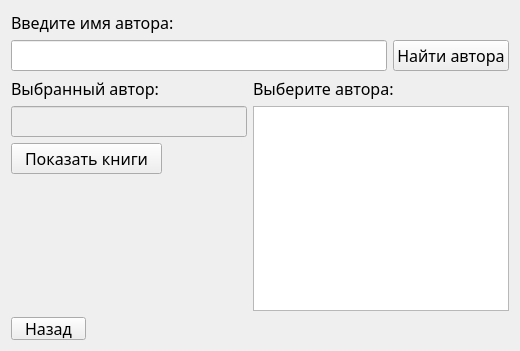
<?xml version="1.0" encoding="UTF-8"?>
<ui version="4.0">
 <class>find_book_by_author</class>
 <widget class="QWidget" name="find_book_by_author">
  <property name="geometry">
   <rect>
    <x>0</x>
    <y>0</y>
    <width>520</width>
    <height>351</height>
   </rect>
  </property>
  <property name="minimumSize">
   <size>
    <width>520</width>
    <height>351</height>
   </size>
  </property>
  <property name="windowTitle">
   <string>Form</string>
  </property>
  <layout class="QGridLayout" name="gridLayout">
   <item row="0" column="0">
    <layout class="QVBoxLayout" name="verticalLayout_4">
     <item>
      <widget class="QLabel" name="label">
       <property name="font">
        <font>
         <family>Segoe Script</family>
         <pointsize>12</pointsize>
        </font>
       </property>
       <property name="text">
        <string>Введите имя автора:</string>
       </property>
      </widget>
     </item>
     <item>
      <layout class="QHBoxLayout" name="horizontalLayout">
       <item>
        <widget class="QLineEdit" name="lineAuthor">
         <property name="font">
          <font>
           <family>Segoe Script</family>
           <pointsize>12</pointsize>
          </font>
         </property>
        </widget>
       </item>
       <item>
        <widget class="QPushButton" name="findAuthor">
         <property name="font">
          <font>
           <family>Segoe Script</family>
           <pointsize>12</pointsize>
          </font>
         </property>
         <property name="text">
          <string>Найти автора</string>
         </property>
        </widget>
       </item>
      </layout>
     </item>
     <item>
      <layout class="QHBoxLayout" name="horizontalLayout_3">
       <item>
        <layout class="QVBoxLayout" name="verticalLayout_3">
         <item>
          <layout class="QVBoxLayout" name="verticalLayout">
           <item>
            <widget class="QLabel" name="label_2">
             <property name="font">
              <font>
               <family>Segoe Script</family>
               <pointsize>12</pointsize>
              </font>
             </property>
             <property name="text">
              <string>Выбранный автор:</string>
             </property>
            </widget>
           </item>
           <item>
            <widget class="QLineEdit" name="ChengeAuthor">
             <property name="enabled">
              <bool>false</bool>
             </property>
             <property name="font">
              <font>
               <family>Segoe Script</family>
               <pointsize>12</pointsize>
              </font>
             </property>
            </widget>
           </item>
           <item>
            <widget class="QPushButton" name="show_books">
             <property name="enabled">
              <bool>true</bool>
             </property>
             <property name="minimumSize">
              <size>
               <width>151</width>
               <height>31</height>
              </size>
             </property>
             <property name="maximumSize">
              <size>
               <width>151</width>
               <height>31</height>
              </size>
             </property>
             <property name="font">
              <font>
               <family>Segoe Script</family>
               <pointsize>12</pointsize>
              </font>
             </property>
             <property name="text">
              <string>Показать книги</string>
             </property>
            </widget>
           </item>
          </layout>
         </item>
         <item>
          <spacer name="verticalSpacer">
           <property name="orientation">
            <enum>Qt::Vertical</enum>
           </property>
           <property name="sizeHint" stdset="0">
            <size>
             <width>20</width>
             <height>40</height>
            </size>
           </property>
          </spacer>
         </item>
        </layout>
       </item>
       <item>
        <layout class="QVBoxLayout" name="verticalLayout_2">
         <item>
          <widget class="QLabel" name="label_3">
           <property name="font">
            <font>
             <family>Segoe Script</family>
             <pointsize>12</pointsize>
            </font>
           </property>
           <property name="text">
            <string>Выберите автора:</string>
           </property>
          </widget>
         </item>
         <item>
          <widget class="QColumnView" name="tableView"/>
         </item>
        </layout>
       </item>
      </layout>
     </item>
     <item>
      <layout class="QHBoxLayout" name="horizontalLayout_2">
       <item>
        <widget class="QPushButton" name="back">
         <property name="minimumSize">
          <size>
           <width>75</width>
           <height>23</height>
          </size>
         </property>
         <property name="maximumSize">
          <size>
           <width>75</width>
           <height>23</height>
          </size>
         </property>
         <property name="font">
          <font>
           <family>Segoe Script</family>
           <pointsize>12</pointsize>
          </font>
         </property>
         <property name="text">
          <string>Назад</string>
         </property>
        </widget>
       </item>
       <item>
        <spacer name="horizontalSpacer">
         <property name="minimumSize">
          <size>
           <width>43</width>
           <height>23</height>
          </size>
         </property>
         <property name="maximumSize">
          <size>
           <width>43</width>
           <height>23</height>
          </size>
         </property>
         <property name="orientation">
          <enum>Qt::Horizontal</enum>
         </property>
         <property name="sizeHint" stdset="0">
          <size>
           <width>40</width>
           <height>20</height>
          </size>
         </property>
        </spacer>
       </item>
      </layout>
     </item>
    </layout>
   </item>
  </layout>
 </widget>
 <resources/>
 <connections/>
</ui>
